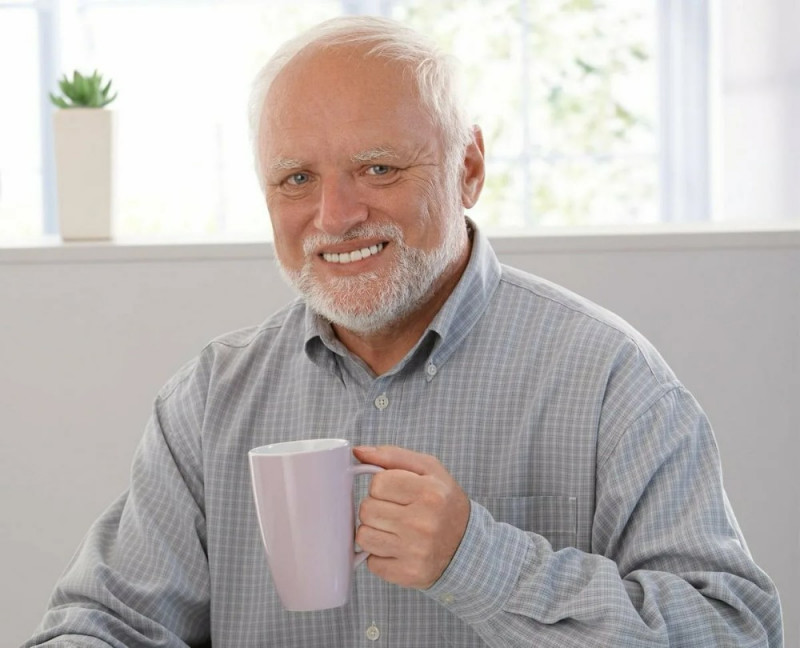
#> input picture man.jpg, 800 x 648 px
$ python -i img_class.py   (imports and definitions only)   (Python 2 division)
#> lines starting #> are read from the running program, lines starting #| are printed output that depends on the picture
import cv2 as cv
import numpy as np
from matplotlib import pyplot as plt

flag = cv.COLOR_BGR2RGB


class ImageTasks:
    def __init__(self, img_src):
        self.img_src = img_src
        self.img = cv.imread(self.img_src)

    def reread(self):
        self.img = cv.imread(self.img_src)

    def show(self):
        plt.imshow(cv.cvtColor(self.img, flag))

    # task 1
    # [14 lines left out: functions orb_features, sift_features, not called in this run]

    # task 3
    def canny_edges(self):
        res = cv.Canny(self.img, 100, 200)
        plt.imshow(cv.cvtColor(res, flag))

    # task 4
    def convert_to_hsv(self):
        res = cv.cvtColor(self.img, cv.COLOR_RGB2HSV)
        plt.imshow(cv.cvtColor(res, flag))

    # task 5
    def convert_to_grayscale(self):
        res = cv.cvtColor(self.img, cv.COLOR_BGR2GRAY)
        plt.imshow(cv.cvtColor(res, flag))

    # task 6
    def horizontal_flip(self):
        res = cv.flip(self.img, 1)
        plt.imshow(cv.cvtColor(res, flag))

    # task 7
    def vertical_flip(self):
        res = cv.flip(self.img, 0)
        plt.imshow(cv.cvtColor(res, flag))

    # task 8
    # [29 lines left out: functions rotate_45_degree, rotate_30_degree_around_point, shift_10_pixels, change_brightness, not called in this run]

    # task 12
    def change_contrast(self, value=0):
        res = cv.convertScaleAbs(self.img, alpha=value)
        plt.imshow(cv.cvtColor(res, flag))

    # task 13
    # [4 lines left out: function change_gamma, not called in this run]

    # task 14
    def histogram_equalize(self):
        res = cv.equalizeHist(cv.cvtColor(self.img, cv.COLOR_BGR2GRAY))
        plt.imshow(cv.cvtColor(res, flag))

    # task 15
    # [24 lines left out: functions white_balance_make_warmer, white_balance_make_colder, change_palette, not called in this run]

    # task 18
    def binarize_image(self):
        _, res = cv.threshold(cv.cvtColor(self.img, cv.COLOR_BGR2GRAY), 128, 255, cv.THRESH_BINARY)
        plt.imshow(cv.cvtColor(res, flag))

    # task 19
    # [7 lines left out: function found_contours, not called in this run]

    # task 20
    def found_contour_by_sobel(self):
        res = cv.filter2D(self.img, -1, np.array([[-1, 0, 1], [-2, 0, 2], [-1, 0, 1]]))
        plt.imshow(cv.cvtColor(res, flag))

    # task 21
    def blur(self):
        res = cv.blur(self.img, ksize=(10, 10))
        plt.imshow(cv.cvtColor(res, flag))

    # task 22
    # [30 lines left out: functions fourier_filter_fast_freq, fourier_filter_low_freq, not called in this run]

    # task 24
    def erose_image(self):
        res = cv.erode(self.img, np.ones((5, 5), 'uint8'), iterations=1)
        plt.imshow(cv.cvtColor(res, flag))

    # task 25
    def dilate_image(self):
        res = cv.dilate(self.img, np.ones((5, 5), 'uint8'), iterations=1)
        plt.imshow(cv.cvtColor(res, flag))

>>> import cv2
>>> picture = cv2.imread('../man.jpg', cv2.IMREAD_GRAYSCALE)
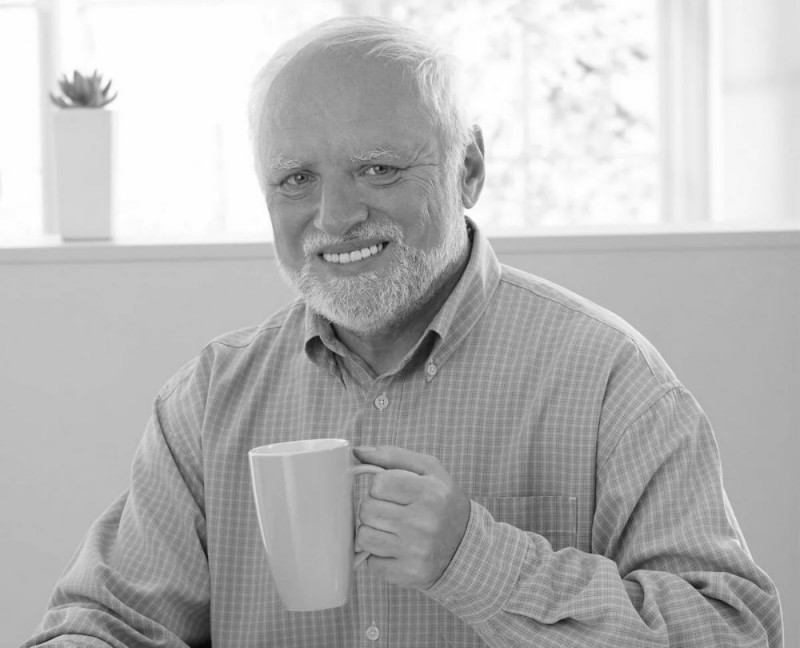
#> picture: shape (648, 800); min 7, max 255, mean 182.6
#> (the run stopped early here; a loop or call above may not have finished)
